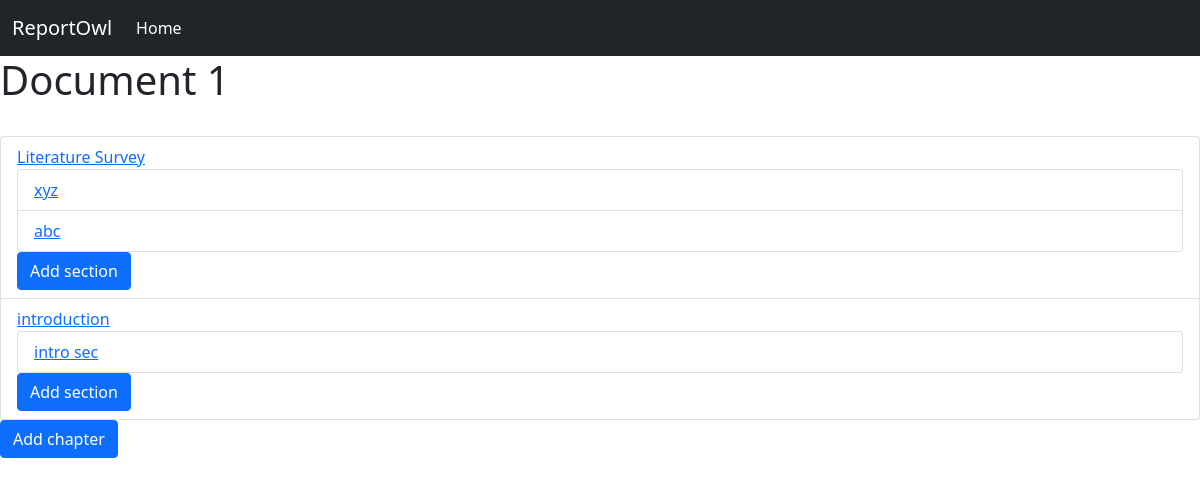
Page /app/vE997gQBMbRjnxkEBy2ZCExg/ (signed in) on the earlier database version.
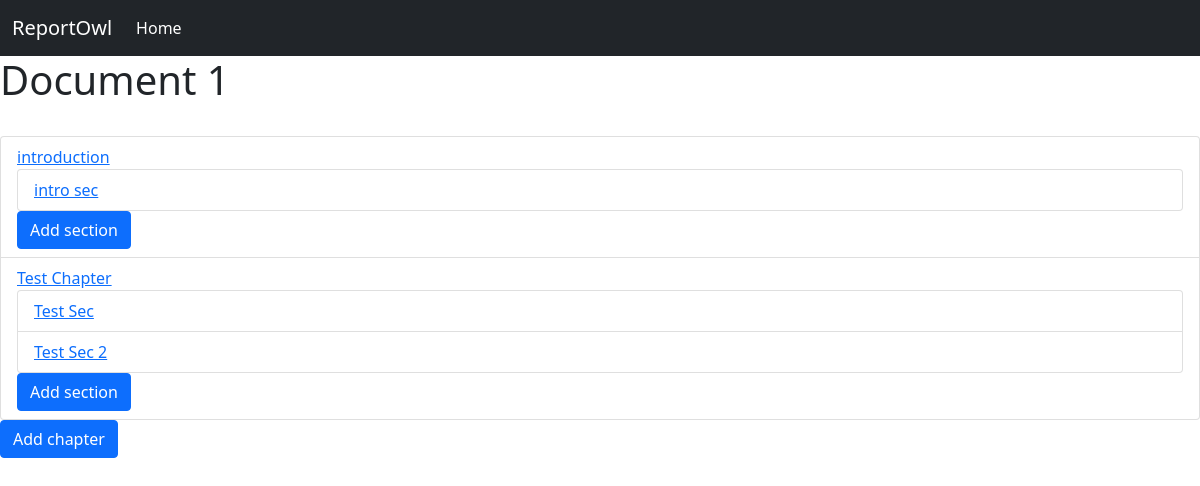
Same page on the later database version.
### editor/models.py (models this page shows, shortened)
class Chapter(models.Model):
    document = models.ForeignKey(Document, on_delete=CASCADE)
    title = models.CharField(max_length=100)
    description = models.TextField(default='')
    slug = models.SlugField(max_length=110)

class Section(models.Model):
    chapter = models.ForeignKey(Chapter, on_delete=CASCADE)
    title = models.CharField(max_length=100)
    content = models.TextField()
    slug = models.SlugField(max_length=110)

### editor/views.py (the view)
# urls.py: path('<str:file_id>/', views.editor_view, name='editor_view'),
@login_required
def editor_view(request, file_id):
    doc = Document.objects.get(document_id=file_id)
    if Chapter.objects.filter(document=doc).exists():
        chapters = Chapter.objects.filter(document=doc)
        sections = {}
        for chapter in chapters:
            sec = Section.objects.filter(chapter=chapter)
            sections[chapter] = sec
        context = {'document': doc, 'chapters': chapters, 'sections': sections}
    else:
        context = {'document': doc}
    return render(request, 'editor_view.html', context)

### editor/templates/editor_view.html (shortened to what this page needs)
<!doctype html>
<html lang="en">
<head>
    <link href="https://cdn.jsdelivr.net/npm/bootstrap@5.1.3/dist/css/bootstrap.min.css" rel="stylesheet"
>
    {% load static %}
    <link rel="stylesheet" href="{% static 'css/main_view.css' %}">
</head>
<body>
    <header>
        <nav class="navbar navbar-expand-lg navbar-dark bg-dark">
            <div class="container-fluid">
                <a class="navbar-brand" href="/app">ReportOwl</a>
                <div class="collapse navbar-collapse" id="navbarSupportedContent">
                    <ul class="navbar-nav me-auto mb-2 mb-lg-0">
                        <li class="nav-item">
                            <a class="nav-link active" aria-current="page" href="/app">Home</a>
                        </li>
                    </ul>
                </div>
            </div>
        </nav>
    </header>
    <main>
        <h1>{{document.title}}</h1><br>
        {% if chapters %}
        <ul class="list-group">
            {% for chapter, value in sections.items %}
            <li class="list-group-item" aria-current="true">
                <a href="{% url 'chapter_view' document.document_id chapter.slug %}" target="_blank">{{ chapter.title }}</a>
                <ul class="list-group">
                    {% for section in value %}
                    <li class="list-group-item"><a href="{% url 'section_view' document.document_id chapter.slug section.slug %}"
                            target="_blank">{{ section.title }}</a></li>
                    {% endfor %}
                </ul>
                <a class="btn btn-primary open_new" href="{% url 'new_section_view' document.document_id chapter.slug %}" target="_blank">Add section</a>
            </li>
            {% endfor %}
            {% endif %}
        </ul>
        <a class="btn btn-primary" href="{% url 'new_chapter_view' document.document_id %}" target="_blank">Add chapter</a>
    </main>
</body>
</html>

Differences in the rows shown:
removed Chapter: title "Literature Survey"
removed Section: title "xyz", shown under "Literature Survey"
removed Section: title "abc", shown under "Literature Survey"
added Chapter: title "Test Chapter"
added Section: title "Test Sec", shown under "Test Chapter"
added Section: title "Test Sec 2", shown under "Test Chapter"
